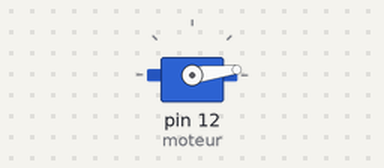
This sketch was run on a simulated Arduino Uno, built with avr-gcc and run on an emulated ATmega328P. On the bench: servo.

Above: at 0.05 s.
At 0.6 s:
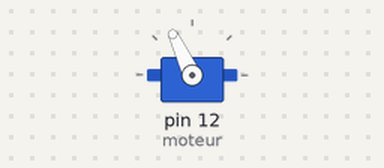
At 1.15 s:
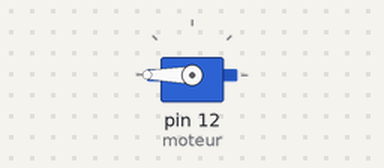
At 2.25 s:
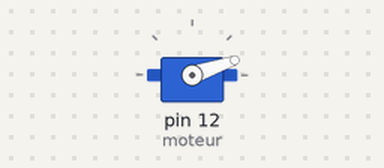
Timing chart, 0 to 6.5 s (numbered marks = the images above):
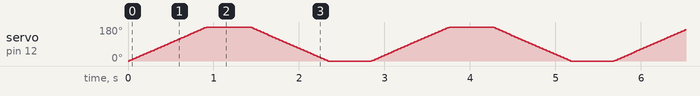

The sketch:

test_servo.ino
```cpp
#include <Servo.h>

Servo moteur;

void setup()
{
  moteur.attach(12, 650, 2662);
  moteur.write(0);
  Serial.begin(9600);
}

void loop()
{
// For one angle
// moteur.write(value_angle)

// For 0 to 180
  for (int a = 0; a <= 180; a++)
  {
    moteur.write(a);
    // You can modify the value of delay if you want
    delay(5);
  }
  delay(500);

// For 180 to 0
  for (int a = 180; a >= 0; a--)
  {
    moteur.write(a);
    delay(5);
  }
  delay(500);
}
```
